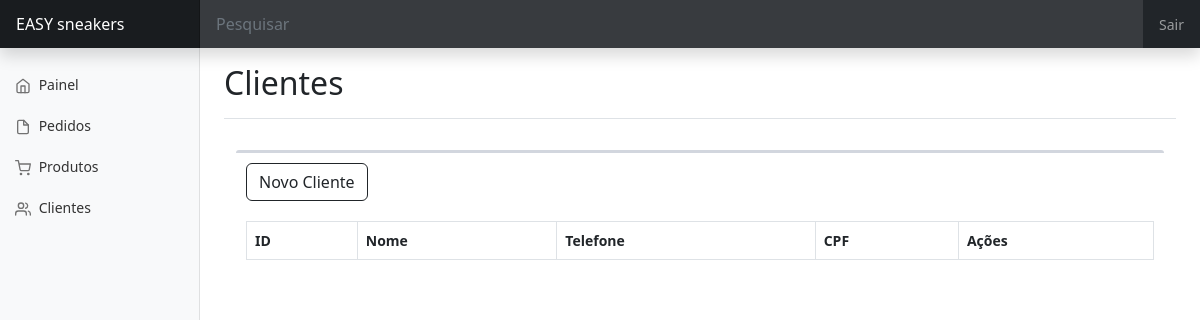
Before: /adm/cliente-listar.php with the older database file.
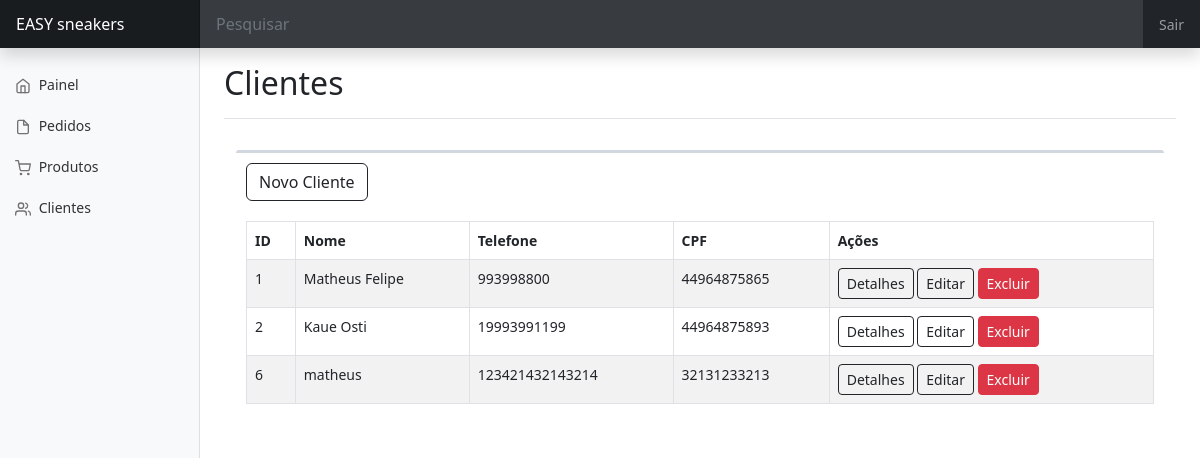
After: the same page with the newer database file.
### tables this page shows
CREATE TABLE `clientes` (
  `id` int(10) UNSIGNED NOT NULL,
  `nome` varchar(60) DEFAULT NULL,
  `datanasc` varchar(20) DEFAULT NULL,
  `telefone` varchar(20) DEFAULT NULL,
  `cpf` varchar(11) DEFAULT NULL,
  `email` varchar(50) DEFAULT NULL,
  `senha` varchar(15) DEFAULT NULL,
  `cep` varchar(15) DEFAULT NULL,
  `rua` varchar(100) DEFAULT NULL,
  `numero` varchar(5) DEFAULT NULL,
  `bairro` varchar(50) DEFAULT NULL,
  `cidade` varchar(50) DEFAULT NULL
);

### classes/Cliente.php (called while the page is built, shortened)
<?php
class Cliente
{
    public function listar()
    {
        $sql = "SELECT id, nome, telefone, cpf
                FROM clientes
                ORDER BY id";
        $conexao = new PDO('mysql:host=127.0.0.1;dbname=easysneakers', 'root', '');
        $resultado = $conexao->query($sql);
        $lista = $resultado->fetchAll();
        return $lista;
    }
}

### adm/cliente-listar.php (the view, shortened to what this page needs)
<?php
  require_once '../classes/Cliente.php';
  $cliente = new Cliente();
  $lista = $cliente->listar();
?>
<!doctype html>
<html lang="pt-br">
  <head>
    <link rel="stylesheet" href="../css/adm.css">
    <link href="../assets/dist/css/bootstrap.min.css" rel="stylesheet">
    <link href="dashboard.css" rel="stylesheet">
  </head>
  <body>
<header class="navbar navbar-dark sticky-top bg-dark flex-md-nowrap p-0 shadow">
  <a class="navbar-brand col-md-3 col-lg-2 me-0 px-3 fs-6" href="#">EASY sneakers</a>
  <input class="form-control form-control-dark w-100 rounded-0 border-0" type="text" placeholder="Pesquisar" aria-label="Search">
  <div class="navbar-nav">
    <div class="nav-item text-nowrap">
      <a class="nav-link px-3" href="tllog.html">Sair</a>
    </div>
  </div>
</header>
<div class="container-fluid">
  <div class="row">
    <main class="col-md-9 ms-sm-auto col-lg-10 px-md-4">
      <div class="d-flex justify-content-between flex-wrap flex-md-nowrap align-items-center pt-3 pb-2 mb-3 border-bottom">
        <h1 class="h2">Clientes</h1>
        </div>
        <section class="content container-fluid">
            <div class="row">
                <div class="col-xs-12 col-sm-12">
                    <div class="box">
                        <div class="box-header">
                            <a href="cliente-form.php" class="btn btn-outline-dark">
                                <i class="fa fa-user-plus"></i><span>Novo Cliente</span>
                            </a>
                        </div>
                        <div class="box-body">
                            <table id="example1" class="table table-bordered table-striped">
                                <thead>
                                <tr>
                                    <th>ID</th>
                                    <th>Nome</th>
                                    <th>Telefone</th>
                                    <th>CPF</th>
                                    <th class="acao">Ações</th>
                                </tr>
                                </thead>
                                <tbody>
                                    <?php foreach ($lista as $linha): ?>
                                        <tr>
                                            <td><?php echo $linha['id'] ?></a></td>
                                            <td><?php echo $linha['nome'] ?></a></td>
                                            <td><?php echo $linha['telefone'] ?></a></td>
                                            <td><?php echo $linha['cpf'] ?></a></td>
                                            <td>
                                            <a href="#"
                                                class="btn btn-sm btn-outline-dark">Detalhes</a>
                                            <a href="cliente-editar.php?id=<?php echo $linha['id'] ?>"
                                                class="btn btn-sm btn-outline-dark">Editar</a>
                                            <a href="cliente-excluir.php?id=<?php echo $linha['id'] ?>"
                                                class="btn btn-sm btn-danger">Excluir</a>
                                            </td>
                                        </tr>
                                    <?php endforeach ?>
                                </tbody>
                            </table>
                        </div>
                    </div>
                </div>
            </div>
        </section>
    </div>
  </div>
  </body>
</html>

### css/adm.css (style rules this page uses)
.content { min-height: 250px; padding: 15px; margin-right: auto; margin-left: auto; padding-left: 15px; padding-right: 15px; }
.container-fluid { padding-right: 15px; padding-left: 15px; margin-right: auto; margin-left: auto; }
.box-header { color: #444; display: block; padding: 10px; position: relative; }
.nav { padding-left: 0; margin-bottom: 0; list-style: none; }
.nav>li>a { position: relative; display: block; padding: 10px 15px; }
a { color: #337ab7; text-decoration: none; background-color: transparent; }
ul { display: block; list-style-type: disc; margin-block-start: 1em; margin-block-end: 1em; margin-inline-start: 0px; margin-inline-end: 0px; padding-inline-start: 40px; }
ol, ul { margin-top: 0; margin-bottom: 10px; }
.box-body { border-top-left-radius: 0; border-top-right-radius: 0; border-bottom-right-radius: 3px; border-bottom-left-radius: 3px; padding: 10px; }
.box { position: relative; border-radius: 3px; background: #ffffff; border-top: 3px solid #d2d6de; margin-bottom: 20px; width: 100%; box-shadow: 0 1px 1pxrgba(0,0,0,0.1); }
.nav>li { position: relative; display: block; }

### adm/dashboard.css (style rules this page uses)
body { font-size: .875rem; }
.feather { width: 16px; height: 16px; }
.sidebar { position: fixed; top: 0; bottom: 0; left: 0; z-index: 100; padding: 48px 0 0; box-shadow: inset -1px 0 0 rgba(0, 0, 0, .1); }
.sidebar-sticky { height: calc(100vh - 48px); overflow-x: hidden; overflow-y: auto; }
.sidebar .nav-link { font-weight: 500; color: #333; }
.sidebar .nav-link .feather { margin-right: 4px; color: #727272; }
.navbar-brand { padding-top: .75rem; padding-bottom: .75rem; background-color: rgba(0, 0, 0, .25); box-shadow: inset -1px 0 0 rgba(0, 0, 0, .25); }
.navbar .form-control { padding: .75rem 1rem; }
.form-control-dark { color: #fff; background-color: rgba(255, 255, 255, .1); border-color: rgba(255, 255, 255, .1); }

Changed rows visible on the page:
added clientes: id "1", nome "Matheus Felipe", telefone "993998800", cpf "44964875865"
added clientes: id "2", nome "Kaue Osti", telefone "19993991199", cpf "44964875893"
added clientes: id "6", nome "matheus", telefone "123421432143214", cpf "32131233213"
